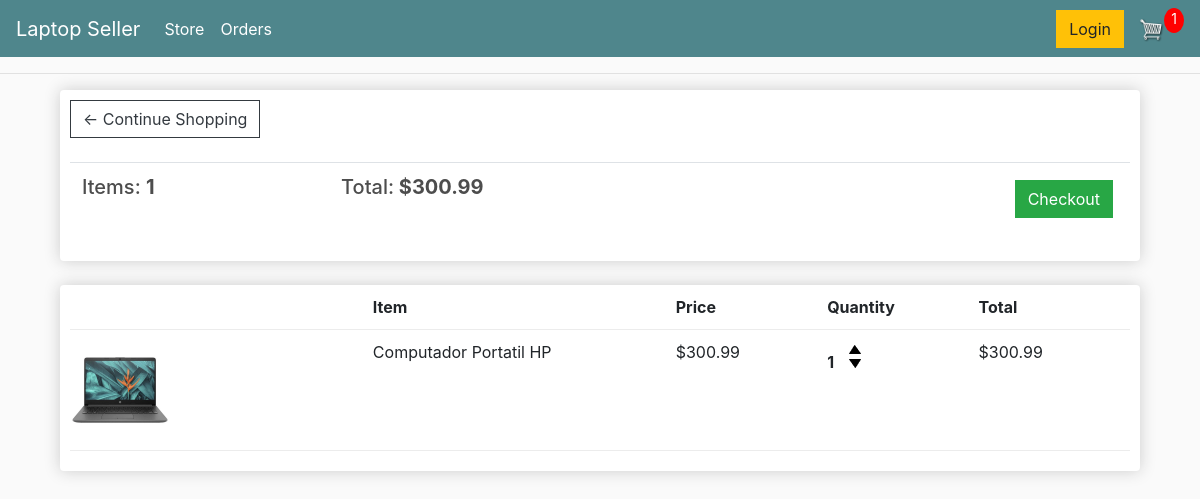
The app's page /cart/ (signed in), older data.
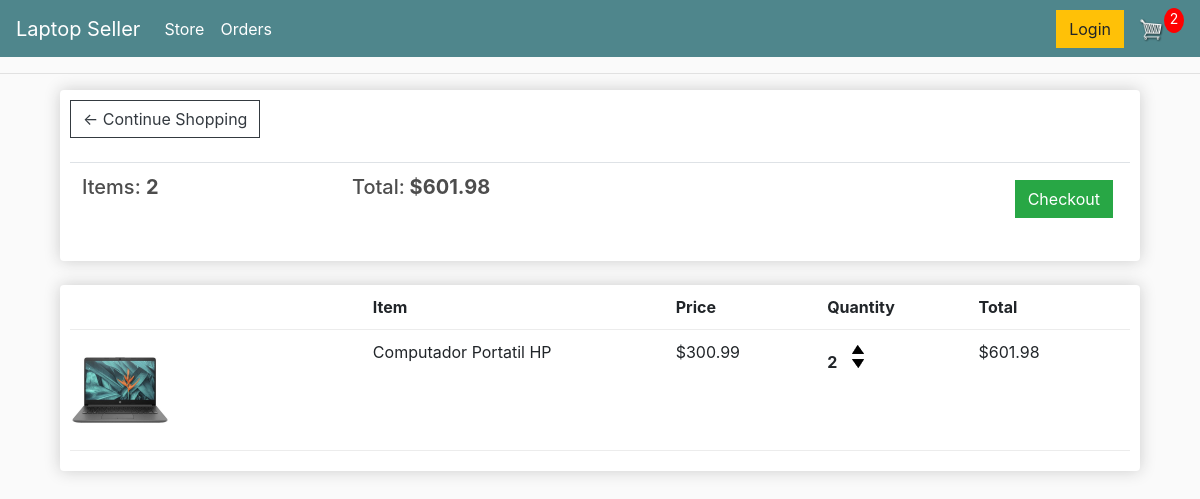
The same page, newer data.
### store/models.py (models this page shows, shortened)
class Order(models.Model):
    customer = models.ForeignKey(Customer, on_delete=models.SET_NULL, blank=True, null=True)
    date_ordered = models.DateTimeField(auto_now_add=True)
    complete = models.BooleanField(default=False, null = True, blank = False) #if its complete then the order has been made
    transaction_id = models.CharField(max_length=200, null=True)
    status = models.CharField(max_length=200, null=True)
    @property
    def get_cart_total(self):
        orderitems = self.orderitem_set.all()
        total = sum([item.get_total for item in orderitems])
        return total
    def get_cart_items(self):
        orderitems = self.orderitem_set.all()
        total = sum([item.quantity for item in orderitems])
        return total

class OrderItem(models.Model):
    product = models.ForeignKey(Product, on_delete=models.SET_NULL, blank=True, null = True)
    order = models.ForeignKey(Order, on_delete=models.SET_NULL, blank= True, null= True)
    quantity = models.IntegerField(default=0, null=True, blank= True)
    date_added = models.DateTimeField(auto_now_add=True)
    @property
    def get_total(self):
        total = self.product.price * self.quantity
        return total

class Product(models.Model):
    name = models.CharField(max_length=200, null= True)
    price = models.FloatField()
    digital = models.BooleanField(default=False, null=True, blank = False) #if its digital it can not be shipped
    image = models.ImageField(null=True, blank=True)
    @property
    def imageURL(self):
        try:
            url = self.image.url
        except:
            url=''
        return url

### store/views.py (the view)
# urls.py: path('cart/', views.cart, name= "cart"),
def cart(request):
    if request.user.is_authenticated:
        customer = request.user.customer
        order, created = Order.objects.get_or_create(customer=customer, complete= False) #tries to query the customer to attach the order, if does not exist it created it and attaches order
        items = order.orderitem_set.all()      #asigna los items de la orden a items
        cartItems = order.get_cart_items
    else:
        items = []
        order = {'get_cart_total': 0, 'get_cart_items': 0, 'shipping':False} #shows 0 for cart total and cart items when user is not logged in
        cartItems = order['get_cart_items']
    context = {'items': items, 'order': order, 'cartItems': cartItems }
    return render(request, 'store/cart.html', context)

### store/templates/store/cart.html
{% extends 'store/main.html' %}
{% load static %}
{% block content %}
<div>
    <div class="col-lg-12">
        <div class="box-element">
	<a  class="btn btn-outline-dark" href="{% url 'store' %}">&#x2190; Continue Shopping</a>
	<br>
	<br>
	<table class="table">
		<tr>
			<th><h5>Items: <strong>{{order.get_cart_items}}</strong></h5></th>
			<th><h5>Total:<strong> ${{order.get_cart_total|floatformat:2}}</strong></h5></th>
			<th>
				<a  style="float:right; margin:5px;" class="btn btn-success" href="{% url 'checkout' %}">Checkout</a>
			</th>
		</tr>
	</table>
</div>
        <br>
        <div class="box-element">
			<div class="cart-row">
				<div style="flex:2"></div>
				<div style="flex:2"><strong>Item</strong></div>
				<div style="flex:1"><strong>Price</strong></div>
				<div style="flex:1"><strong>Quantity</strong></div>
				<div style="flex:1"><strong>Total</strong></div>
			</div>
			{% for item in items%}
			<div class="cart-row">
				<div style="flex:2"><img class="row-image" src="{{item.product.imageURL}}" ></div>
				<div style="flex:2"> <p>{{item.product.name}} </p></div>
				<div style="flex:1"><p> ${{item.product.price|floatformat:2}}</p></div>
				<div style="flex:1">
					<p class="quantity">{{item.quantity}}</p>
					<div class="quantity">
						<img data-product={{item.product.id}} data-action="add" class="chg-quantity update-cart" src="{% static 'images/arrow-up.png' %}" >
						<img data-product={{item.product.id}} data-action="remove" class="chg-quantity update-cart" src="{% static 'images/arrow-down.png' %}">
					</div>
				</div>
				<div style="flex:1"><p>${{item.get_total}}</p></div>
			</div>
			{% endfor %}
        </div>
    </div>
</div>
{% endblock content %}

### store/templates/store/main.html (shortened to what this page needs)
<!DOCTYPE html>
{% load static %}
<html lang="en">
<head>
    <link rel="stylesheet" href="https://stackpath.bootstrapcdn.com/bootstrap/4.4.1/css/bootstrap.min.css">
    <link rel="stylesheet" type="text/css" href="{% static 'css/main.css' %}">
</head>
<body>
    <nav class="navbar navbar-expand-lg navbar-dark bg-dark">
      <a class="navbar-brand" href="{% url 'store' %}">Laptop Seller</a>
      <div class="collapse navbar-collapse" id="navbarSupportedContent">
        <ul class="navbar-nav mr-auto">
          <li class="nav-item active">
            <a class="nav-link" href="{% url 'store' %}">Store <span class="sr-only">(current)</span></a>
          </li>
          <li class="nav-item active">
            <a class="nav-link" href="{% url 'track' %}">Orders <span class="sr-only">(current)</span></a>
          </li>
        </ul>
        <div class="form-inline my-2 my-lg-0">
           <a href="http://127.0.0.1:8000/admin/"class="btn btn-warning">Login</a>
           <a href="{% url 'cart' %}">
            <img  id="cart-icon" src="{% static 'images/cart.png' %}">
          </a>
          <p id="cart-total">{{cartItems}}</p>
        </div>
      </div>
    </nav>
   <hr>
   <div class="container" >
        {% block content%}
        {% endblock content%}
   </div>
</body>
</html>

### static/css/main.css (style rules this page uses)
body { background-color: hsl(0, 0%, 98%); }
h1,h2,h3,h4,h5,h6 { color:hsl(0, 0%, 30%); }
.box-element { box-shadow:hsl(0, 0%, 80%) 0 0 16px; background-color: #fff; border-radius: 4px; padding: 10px; }
.bg-dark { background-color: #4f868c!important; }
#cart-icon { width:25px; display: inline-block; margin-left: 15px; }
#cart-total { display: block; text-align: center; color:#fff; background-color: red; width: 20px; height: 25px; border-radius: 50%; font-size: 14px; }
.col-lg-4, .col-lg-6, .col-lg-8, .col-lg-12 { margin-top: 10px; }
.btn { border-radius: 0; }
.row-image { width: 100px; }
.cart-row { display: flex; align-items: flex-stretch; padding-bottom: 10px; margin-bottom: 10px; border-bottom: 1px solid #ececec; }
.quantity { display: inline-block; font-weight: 700; padding-right:10px; }
.chg-quantity { width: 12px; cursor: pointer; display: block; margin-top: 5px; transition:.1s; }

Row changes from the older to the newer data that the page shows:
changed through a linked row, Order: id.quantity "1" → "2"; get_cart_items "1" → "2"; get_cart_total "300.99" → "601.98"
changed OrderItem "Computador Portatil HP": quantity "1" → "2"; get_total "300.99" → "601.98"
